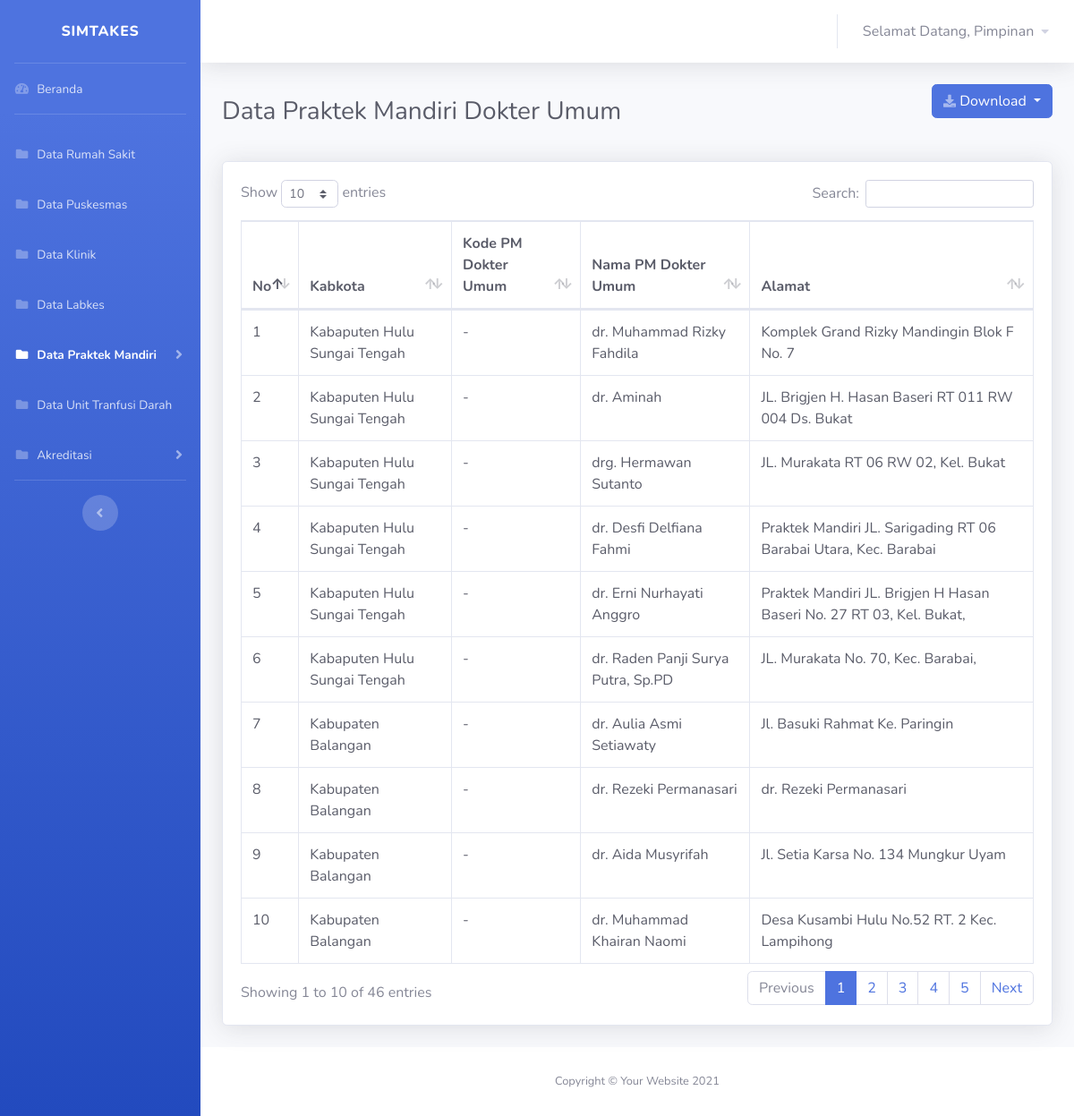
Before: /views/pimpinan/praktekmandiri/pm_dokterumum.php (signed in) with the older database file.
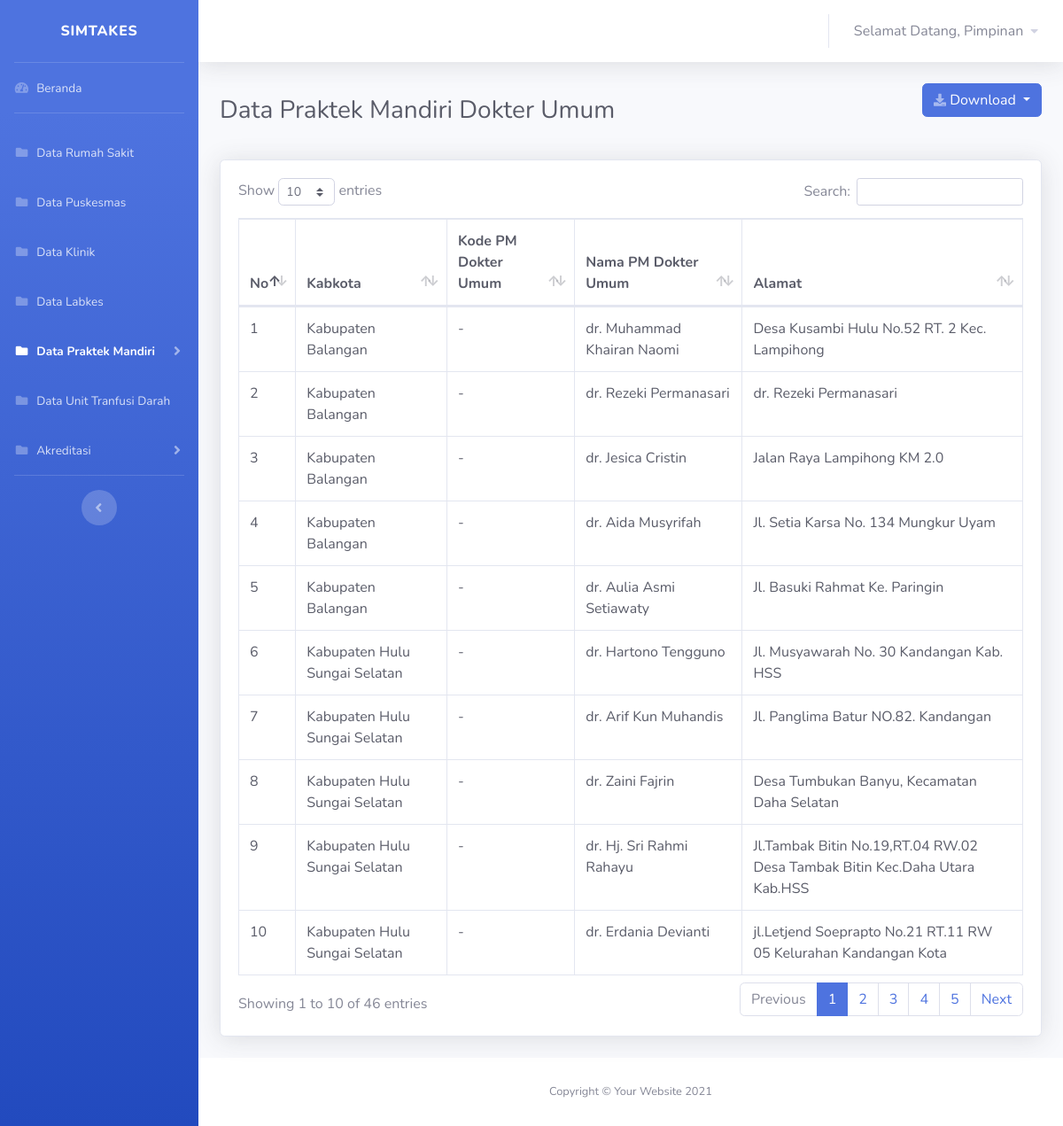
After: the same page with the newer database file.
### tables this page shows
CREATE TABLE `data_pmdrumum` (
  `idx` int(11) NOT NULL,
  `kabkota` varchar(50) NOT NULL,
  `kodepmdrumum` varchar(50) NOT NULL,
  `namapmdrumum` varchar(50) NOT NULL,
  `alamat` varchar(255) NOT NULL
);

### koneksi.php (called while the page is built, shortened)
<?php
$koneksi = mysqli_connect("localhost", "root", "", "simtakes") or die(mysqli_error($koneksi));
function query($query)
{
    global $koneksi;
    $result = mysqli_query($koneksi, $query);
    $rows = [];
    while ($row = mysqli_fetch_assoc($result)) {
        $rows[] = $row;
    }
    return $rows;
}
?>

### views/pimpinan/praktekmandiri/pm_dokterumum.php (the view, shortened to what the changed rows need)
<?php
require '../../../koneksi.php';
$dokterumum = query("SELECT * FROM data_pmdrumum ORDER BY kabkota");
?>
<!DOCTYPE html>
<html lang="en">
<head>
    <link href="../../../vendor/fontawesome-free/css/all.min.css" rel="stylesheet" type="text/css">
    <link href="../../../css/sb-admin-2.min.css" rel="stylesheet">
    <link href="../../../vendor/datatables/dataTables.bootstrap4.min.css" rel="stylesheet">
</head>
<body id="page-top">
    <div id="wrapper">
        <div id="content-wrapper" class="d-flex flex-column">
            <div id="content">
                <div class="container-fluid">
                    <div class="d-sm-flex align-items-center justify-content-between mb-4">
                        <h1 class="h3 mb-0 text-gray-800">Data Praktek Mandiri Dokter Umum</h1>
                    </div>
                        <div class="card shadow mb-4">
                            <div class="card-body">
                                <div class="table-responsive">
                                    <table class="table table-bordered text-dark" id="dataTable" width="100%" cellspacing="0">
                                        <thead>
                                            <tr>
                                            <th>No</th>
                                            <th>Kabkota</th>
                                            <th>Kode PM Dokter Umum</th>
                                            <th>Nama PM Dokter Umum</th>
                                            <th>Alamat</th>
                                            </tr>
                                        </thead>
                                        <tbody>
                                            <?php $no = 1; ?>
                                            <?php foreach ($dokterumum as $du) : ?>
                                            <tr>
                                                <td><?= $no++ ?></td>
                                                <td><?= $du['kabkota'] ?></td>
                                                <td><?= $du['kodepmdrumum'] ?></td>
                                                <td><?= $du['namapmdrumum'] ?></td>
                                                <td><?= $du['alamat'] ?></td>
                                            </tr>
                                            <?php endforeach ?>
                                        </tbody>
                                    </table>
                                </div>
                            </div>
                        </div>
                </div>
            </div>
        </div>
    </div>
</body>
</html>

Changed rows visible on the page:
no longer on this page (row edited): data_pmdrumum: kabkota "Kabaputen Hulu Sungai Tengah", kodepmdrumum "-", namapmdrumum "dr. Muhammad Rizky Fahdila", alamat "Komplek Grand Rizky Mandingin Blok F No. 7"
no longer on this page (row edited): data_pmdrumum: kabkota "Kabaputen Hulu Sungai Tengah", kodepmdrumum "-", namapmdrumum "dr. Aminah", alamat "JL. Brigjen H. Hasan Baseri RT 011 RW 004 Ds. Bukat"
no longer on this page (row edited): data_pmdrumum: kabkota "Kabaputen Hulu Sungai Tengah", kodepmdrumum "-", namapmdrumum "drg. Hermawan Sutanto", alamat "JL. Murakata RT 06 RW 02, Kel. Bukat"
no longer on this page (row edited): data_pmdrumum: kabkota "Kabaputen Hulu Sungai Tengah", kodepmdrumum "-", namapmdrumum "dr. Desfi Delfiana Fahmi", alamat "Praktek Mandiri JL. Sarigading RT 06 Barabai Utara, Kec. Barabai"
no longer on this page (row edited): data_pmdrumum: kabkota "Kabaputen Hulu Sungai Tengah", kodepmdrumum "-", namapmdrumum "dr. Erni Nurhayati Anggro", alamat "Praktek Mandiri JL. Brigjen H Hasan Baseri No. 27 RT 03, Kel. Bukat,"
no longer on this page (row edited): data_pmdrumum: kabkota "Kabaputen Hulu Sungai Tengah", kodepmdrumum "-", namapmdrumum "dr. Raden Panji Surya Putra, Sp.PD", alamat "JL. Murakata No. 70, Kec. Barabai,"
shown differently, row unchanged: data_pmdrumum "dr. Muhammad Khairan Naomi": moves up the list
now on this page (row unchanged): data_pmdrumum: kabkota "Kabupaten Balangan", kodepmdrumum "-", namapmdrumum "dr. Jesica Cristin", alamat "Jalan Raya Lampihong KM 2.0"
shown differently, row unchanged: data_pmdrumum "dr. Aulia Asmi Setiawaty": moves down the list
now on this page (row unchanged): data_pmdrumum: kabkota "Kabupaten Hulu Sungai Selatan", kodepmdrumum "-", namapmdrumum "dr. Hartono Tengguno", alamat "Jl. Musyawarah No. 30 Kandangan Kab. HSS"
now on this page (row unchanged): data_pmdrumum: kabkota "Kabupaten Hulu Sungai Selatan", kodepmdrumum "-", namapmdrumum "dr. Arif Kun Muhandis", alamat "Jl. Panglima Batur NO.82. Kandangan"
now on this page (row unchanged): data_pmdrumum: kabkota "Kabupaten Hulu Sungai Selatan", kodepmdrumum "-", namapmdrumum "dr. Zaini Fajrin", alamat "Desa Tumbukan Banyu, Kecamatan Daha Selatan"
now on this page (row unchanged): data_pmdrumum: kabkota "Kabupaten Hulu Sungai Selatan", kodepmdrumum "-", namapmdrumum "dr. Hj. Sri Rahmi Rahayu", alamat "Jl.Tambak Bitin No.19,RT.04 RW.02 Desa Tambak Bitin Kec.Daha Utara Kab.HSS"
now on this page (row unchanged): data_pmdrumum: kabkota "Kabupaten Hulu Sungai Selatan", kodepmdrumum "-", namapmdrumum "dr. Erdania Devianti", alamat "jl.Letjend Soeprapto No.21 RT.11 RW 05 Kelurahan Kandangan Kota"
